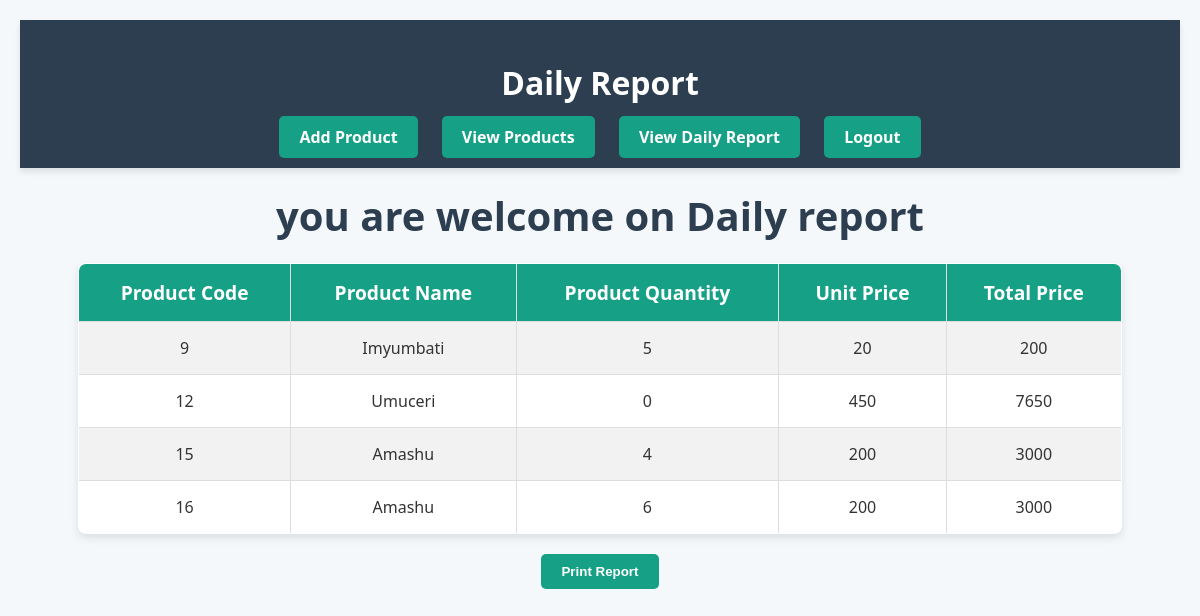
Screenshot of /daily_report.php with the database file from the repository.
### tables this page shows
CREATE TABLE `product` (
  `product_code` int(11) NOT NULL,
  `product_name` varchar(255) DEFAULT NULL,
  `product_quantity` int(11) NOT NULL,
  `unit_price` int(11) DEFAULT NULL,
  `total_price` int(11) DEFAULT NULL
);

### daily_report.php (the view, shortened to what this page needs)
<!DOCTYPE html>
<html lang="en">
<head>
</head>
<body>
    <header>
        <h1>Daily Report</h1>
        <a href="add_product.php">Add Product</a>
        <a href="view_product.php">View Products</a>
        <a href="daily_report.php">View Daily Report</a>
        <a href="logout.php">Logout</a>
    </header>
    <section>
        <h1>you are welcome on  Daily report</h1>
    </section>
    <table>
        <tr>
            <th>Product Code</th>
            <th>Product Name</th>
            <th>Product Quantity</th>
            <th>Unit Price</th>
            <th>Total Price</th>
        </tr>
        <?php
        include "db_connect.php";
        $query = mysqli_query($conn, "SELECT * FROM product");
        while ($row = mysqli_fetch_assoc($query)) {
        ?>
            <tr>
                <td><?php echo $row['product_code']; ?></td>
                <td><?php echo $row['product_name']; ?></td>
                <td><?php echo $row['product_quantity']; ?></td>
                <td><?php echo $row['unit_price']; ?></td>
                <td><?php echo $row['total_price']; ?></td>
            </tr>
        <?php
        }
        ?>
    </table>
    <button onclick="printReport()">Print Report</button>
</body>
</html>

### daily_report.php (style rules this page uses)
body { font-family: 'Segoe UI', Tahoma, Geneva, Verdana, sans-serif; margin: 0; padding: 20px; background-color: #f4f8fb; color: #333; }
header { background-color: #2c3e50; padding: 20px; color: white; text-align: center; box-shadow: 0px 4px 6px rgba(0, 0, 0, 0.1); }
header a { color: white; margin: 10px; padding: 10px 20px; text-decoration: none; background-color: #16a085; border-radius: 5px; transition: background-color 0.3s ease, transform 0.2s ease; font-weight: bold; }
section h1 { text-align: center; font-size: 2.5rem; color: #2c3e50; margin: 20px 0; }
table { width: 90%; margin: 20px auto; border-collapse: collapse; background-color: #ffffff; box-shadow: 0 4px 8px rgba(0, 0, 0, 0.1); border-radius: 8px; overflow: hidden; }
table, th, td { border: 1px solid #ddd; }
table tr:first-child { background-color: #16a085; color: #fff; text-align: center; font-size: 1.2rem; }
th, td { padding: 15px; text-align: center; }
tr:nth-child(even) { background-color: #f2f2f2; }
button { display: block; margin: 20px auto; padding: 10px 20px; background-color: #16a085; color: white; border: none; border-radius: 5px; font-weight: bold; cursor: pointer; transition: background-color 0.3s ease, transform 0.2s ease; }

### rows the page displays
product: product_code "9", product_name "Imyumbati", product_quantity "5", unit_price "20", total_price "200"
product: product_code "12", product_name "Umuceri", product_quantity "0", unit_price "450", total_price "7650"
product: product_code "15", product_name "Amashu", product_quantity "4", unit_price "200", total_price "3000"
product: product_code "16", product_name "Amashu", product_quantity "6", unit_price "200", total_price "3000"
